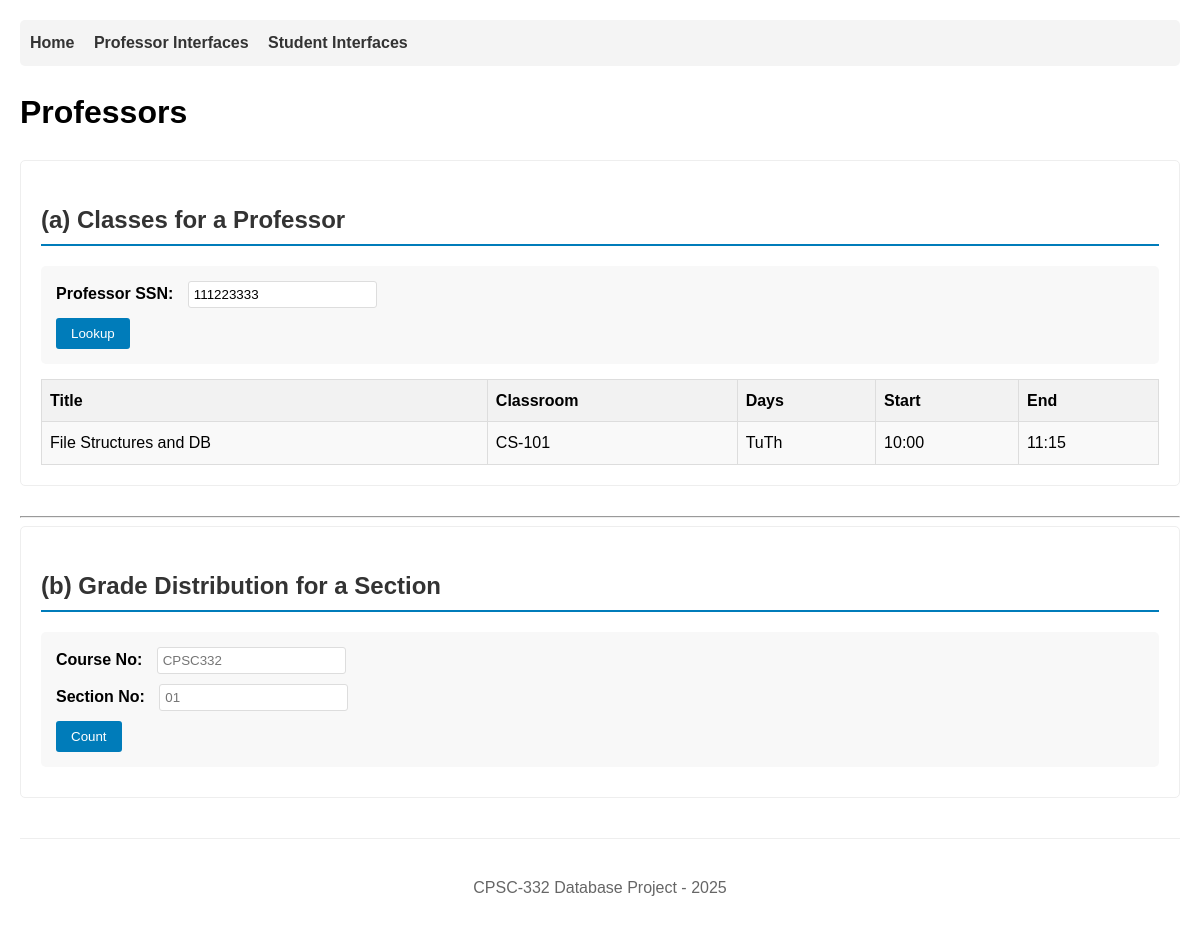
Screenshot of /professors.php?prof_ssn=111223333 with the database file from the repository.
### tables this page shows
CREATE TABLE sections (
  course_no      VARCHAR(10) NOT NULL,
  section_no     VARCHAR(8)  NOT NULL,
  classroom      VARCHAR(50),
  seats          INT,
  meeting_days   VARCHAR(10),        
  start_time     TIME,
  end_time       TIME,
  professor_ssn  CHAR(9) NOT NULL,
  PRIMARY KEY (course_no, section_no),
  CONSTRAINT fk_sec_course FOREIGN KEY (course_no) REFERENCES courses(course_no),
  CONSTRAINT fk_sec_prof   FOREIGN KEY (professor_ssn) REFERENCES professors(ssn)
);

CREATE TABLE courses (
  course_no      VARCHAR(10) PRIMARY KEY,    
  title          VARCHAR(120) NOT NULL,
  textbook       VARCHAR(200),
  units          DECIMAL(3,1) NOT NULL,
  dept_id        INT NOT NULL,
  CONSTRAINT fk_course_dept FOREIGN KEY (dept_id) REFERENCES departments(dept_id)
);

### public/professors.php (the view, shortened to what this page needs)
<?php
$pdo = db();
$profResults = [];
if (isset($_GET['prof_ssn'])) {
  $stmt = $pdo->prepare("
    SELECT c.title, s.classroom, s.meeting_days, s.start_time, s.end_time
    FROM sections s
    JOIN courses c ON c.course_no = s.course_no
    WHERE s.professor_ssn = ?
    ORDER BY c.title, s.start_time
  ");
  $stmt->execute([$_GET['prof_ssn']]);
  $profResults = $stmt->fetchAll();
}
ob_start(); ?>
<section>
  <h2>(a) Classes for a Professor</h2>
  <form method="get">
    <label>Professor SSN:
      <input name="prof_ssn" placeholder="111223333" value="<?= htmlspecialchars($_GET['prof_ssn'] ?? '') ?>">
    </label>
    <button type="submit">Lookup</button>
  </form>
  <?php if ($profResults): ?>
    <table>
      <tr><th>Title</th><th>Classroom</th><th>Days</th><th>Start</th><th>End</th></tr>
      <?php foreach ($profResults as $r): ?>
        <tr>
          <td><?= htmlspecialchars($r['title']) ?></td>
          <td><?= htmlspecialchars($r['classroom']) ?></td>
          <td><?= htmlspecialchars($r['meeting_days']) ?></td>
          <td><?= htmlspecialchars(substr($r['start_time'],0,5)) ?></td>
          <td><?= htmlspecialchars(substr($r['end_time'],0,5)) ?></td>
        </tr>
      <?php endforeach; ?>
    </table>
  <?php elseif (isset($_GET['prof_ssn'])): ?>
    <p>No sections found.</p>
  <?php endif; ?>
</section>
<hr>
<section>
  <h2>(b) Grade Distribution for a Section</h2>
  <form method="get">
    <label>Course No: <input name="course_no" placeholder="CPSC332"
      value="<?= htmlspecialchars($_GET['course_no'] ?? '') ?>"></label>
    <label>Section No: <input name="section_no" placeholder="01"
      value="<?= htmlspecialchars($_GET['section_no'] ?? '') ?>"></label>
    <button type="submit">Count</button>
  </form>
</section>
<?php
require __DIR__ . '/../app/views/layout.php';

### app/views/layout.php (style rules this page uses)
body { font-family: Arial, sans-serif; max-width: 1200px; margin: 0 auto; padding: 20px; line-height: 1.6; }
table { border-collapse: collapse; width: 100%; margin-top: 15px; }
th, td { border: 1px solid #ddd; padding: 8px; text-align: left; }
th { background-color: #f2f2f2; font-weight: bold; }
tr:nth-child(even) { background-color: #f9f9f9; }
form { background: #f8f8f8; padding: 15px; border-radius: 5px; margin: 10px 0; }
form label { display: block; margin-bottom: 10px; font-weight: bold; }
form input { padding: 5px; margin-left: 10px; border: 1px solid #ddd; border-radius: 3px; }
button { background: #007cba; color: white; padding: 8px 15px; border: none; border-radius: 3px; cursor: pointer; }
section { margin-bottom: 30px; padding: 20px; border: 1px solid #eee; border-radius: 5px; }
h2 { color: #333; border-bottom: 2px solid #007cba; padding-bottom: 5px; }

### rows the page displays
sections: course_no.title "File Structures and DB", classroom "CS-101", meeting_days "TuTh", start_time "10:00", end_time "11:15"

### other values shown
$title "Professors"
